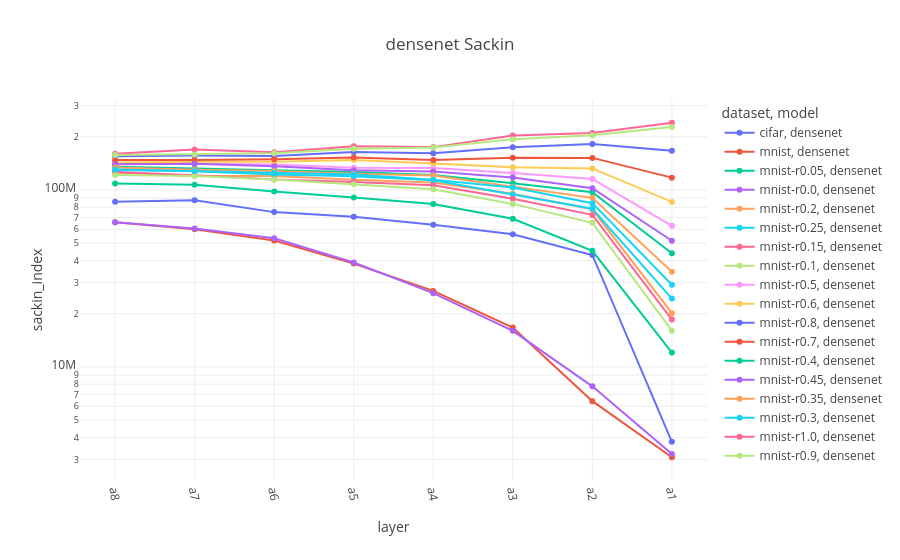

The cell this chart's notebook holds for it:
### Code cell
densenet = full_data[(full_data["model"].str.contains("densenet")) & (full_data["split"] == "trainUval")].copy()

densenet["layer_idx"] = densenet["layer"].apply(lambda x: layer_order['densenet'].index(x))
densenet.sort_values("layer_idx", inplace=True)

fig = px.line(densenet, x="layer", y="sackin_index", color="dataset", symbol="model", color_discrete_sequence=px.colors.qualitative.Plotly, title="densenet Sackin")
fig.update_xaxes(tickangle=80)
fig.update_yaxes(type="log")

### Figure 1 — Plotly figure (JSON) as saved in the notebook; plotly's stock layout.template omitted (floating-point values rounded to 4 significant figures)
{"data": [{"hovertemplate": "dataset=cifar<br>model=densenet<br>layer=%{x}<br>sackin_index=%{y}<extra></extra>", "legendgroup": "cifar, densenet", "line": {"color": "#636EFA", "dash": "solid"}, "marker": {"symbol": "circle"}, "mode": "lines+markers", "name": "cifar, densenet", "orientation": "v", "showlegend": true, "type": "scatter", "x": ["a8", "a7", "a6", "a5", "a4", "a3", "a2", "a1"], "xaxis": "x", "y": [85900000.0, 87650000.0, 75020000.0, 70730000.0, 63570000.0, 56280000.0, 42950000.0, 3779000.0], "yaxis": "y"}, {"hovertemplate": "dataset=mnist<br>model=densenet<br>layer=%{x}<br>sackin_index=%{y}<extra></extra>", "legendgroup": "mnist, densenet", "line": {"color": "#EF553B", "dash": "solid"}, "marker": {"symbol": "circle"}, "mode": "lines+markers", "name": "mnist, densenet", "orientation": "v", "showlegend": true, "type": "scatter", "x": ["a8", "a7", "a6", "a5", "a4", "a3", "a2", "a1"], "xaxis": "x", "y": [65700000.0, 59990000.0, 51800000.0, 38400000.0, 26910000.0, 16700000.0, 6411000.0, 3092000.0], "yaxis": "y"}, {"hovertemplate": "dataset=mnist-r0.05<br>model=densenet<br>layer=%{x}<br>sackin_index=%{y}<extra></extra>", "legendgroup": "mnist-r0.05, densenet", "line": {"color": "#00CC96", "dash": "solid"}, "marker": {"symbol": "circle"}, "mode": "lines+markers", "name": "mnist-r0.05, densenet", "orientation": "v", "showlegend": true, "type": "scatter", "x": ["a8", "a7", "a6", "a5", "a4", "a3", "a2", "a1"], "xaxis": "x", "y": [108800000.0, 107000000.0, 97960000.0, 90880000.0, 83370000.0, 68750000.0, 45360000.0, 12060000.0], "yaxis": "y"}, {"hovertemplate": "dataset=mnist-r0.0<br>model=densenet<br>layer=%{x}<br>sackin_index=%{y}<extra></extra>", "legendgroup": "mnist-r0.0, densenet", "line": {"color": "#AB63FA", "dash": "solid"}, "marker": {"symbol": "circle"}, "mode": "lines+markers", "name": "mnist-r0.0, densenet", "orientation": "v", "showlegend": true, "type": "scatter", "x": ["a8", "a7", "a6", "a5", "a4", "a3", "a2", "a1"], "xaxis": "x", "y": [65780000.0, 60540000.0, 53360000.0, 38920000.0, 26150000.0, 16010000.0, 7777000.0, 3223000.0], "yaxis": "y"}, {"hovertemplate": "dataset=mnist-r0.2<br>model=densenet<br>layer=%{x}<br>sackin_index=%{y}<extra></extra>", "legendgroup": "mnist-r0.2, densenet", "line": {"color": "#FFA15A", "dash": "solid"}, "marker": {"symbol": "circle"}, "mode": "lines+markers", "name": "mnist-r0.2, densenet", "orientation": "v", "showlegend": true, "type": "scatter", "x": ["a8", "a7", "a6", "a5", "a4", "a3", "a2", "a1"], "xaxis": "x", "y": [125500000.0, 120500000.0, 120200000.0, 114200000.0, 110400000.0, 95270000.0, 77850000.0, 20150000.0], "yaxis": "y"}, {"hovertemplate": "dataset=mnist-r0.25<br>model=densenet<br>layer=%{x}<br>sackin_index=%{y}<extra></extra>", "legendgroup": "mnist-r0.25, densenet", "line": {"color": "#19D3F3", "dash": "solid"}, "marker": {"symbol": "circle"}, "mode": "lines+markers", "name": "mnist-r0.25, densenet", "orientation": "v", "showlegend": true, "type": "scatter", "x": ["a8", "a7", "a6", "a5", "a4", "a3", "a2", "a1"], "xaxis": "x", "y": [129700000.0, 127500000.0, 122500000.0, 119800000.0, 113600000.0, 94270000.0, 78370000.0, 24360000.0], "yaxis": "y"}, {"hovertemplate": "dataset=mnist-r0.15<br>model=densenet<br>layer=%{x}<br>sackin_index=%{y}<extra></extra>", "legendgroup": "mnist-r0.15, densenet", "line": {"color": "#FF6692", "dash": "solid"}, "marker": {"symbol": "circle"}, "mode": "lines+markers", "name": "mnist-r0.15, densenet", "orientation": "v", "showlegend": true, "type": "scatter", "x": ["a8", "a7", "a6", "a5", "a4", "a3", "a2", "a1"], "xaxis": "x", "y": [126500000.0, 121300000.0, 114800000.0, 111100000.0, 106300000.0, 89230000.0, 72360000.0, 18550000.0], "yaxis": "y"}, {"hovertemplate": "dataset=mnist-r0.1<br>model=densenet<br>layer=%{x}<br>sackin_index=%{y}<extra></extra>", "legendgroup": "mnist-r0.1, densenet", "line": {"color": "#B6E880", "dash": "solid"}, "marker": {"symbol": "circle"}, "mode": "lines+markers", "name": "mnist-r0.1, densenet", "orientation": "v", "showlegend": true, "type": "scatter", "x": ["a8", "a7", "a6", "a5", "a4", "a3", "a2", "a1"], "xaxis": "x", "y": [121700000.0, 120100000.0, 114600000.0, 107600000.0, 101000000.0, 83490000.0, 65250000.0, 16050000.0], "yaxis": "y"}, {"hovertemplate": "dataset=mnist-r0.5<br>model=densenet<br>layer=%{x}<br>sackin_index=%{y}<extra></extra>", "legendgroup": "mnist-r0.5, densenet", "line": {"color": "#FF97FF", "dash": "solid"}, "marker": {"symbol": "circle"}, "mode": "lines+markers", "name": "mnist-r0.5, densenet", "orientation": "v", "showlegend": true, "type": "scatter", "x": ["a8", "a7", "a6", "a5", "a4", "a3", "a2", "a1"], "xaxis": "x", "y": [142800000.0, 141400000.0, 139400000.0, 133600000.0, 133300000.0, 124900000.0, 115500000.0, 62790000.0], "yaxis": "y"}, {"hovertemplate": "dataset=mnist-r0.6<br>model=densenet<br>layer=%{x}<br>sackin_index=%{y}<extra></extra>", "legendgroup": "mnist-r0.6, densenet", "line": {"color": "#FECB52", "dash": "solid"}, "marker": {"symbol": "circle"}, "mode": "lines+markers", "name": "mnist-r0.6, densenet", "orientation": "v", "showlegend": true, "type": "scatter", "x": ["a8", "a7", "a6", "a5", "a4", "a3", "a2", "a1"], "xaxis": "x", "y": [143000000.0, 144600000.0, 144400000.0, 147800000.0, 141300000.0, 134300000.0, 132400000.0, 85720000.0], "yaxis": "y"}, {"hovertemplate": "dataset=mnist-r0.8<br>model=densenet<br>layer=%{x}<br>sackin_index=%{y}<extra></extra>", "legendgroup": "mnist-r0.8, densenet", "line": {"color": "#636EFA", "dash": "solid"}, "marker": {"symbol": "circle"}, "mode": "lines+markers", "name": "mnist-r0.8, densenet", "orientation": "v", "showlegend": true, "type": "scatter", "x": ["a8", "a7", "a6", "a5", "a4", "a3", "a2", "a1"], "xaxis": "x", "y": [155000000.0, 156600000.0, 155900000.0, 163900000.0, 161600000.0, 174300000.0, 181700000.0, 166500000.0], "yaxis": "y"}, {"hovertemplate": "dataset=mnist-r0.7<br>model=densenet<br>layer=%{x}<br>sackin_index=%{y}<extra></extra>", "legendgroup": "mnist-r0.7, densenet", "line": {"color": "#EF553B", "dash": "solid"}, "marker": {"symbol": "circle"}, "mode": "lines+markers", "name": "mnist-r0.7, densenet", "orientation": "v", "showlegend": true, "type": "scatter", "x": ["a8", "a7", "a6", "a5", "a4", "a3", "a2", "a1"], "xaxis": "x", "y": [147600000.0, 147800000.0, 149500000.0, 152700000.0, 147700000.0, 152200000.0, 151900000.0, 117500000.0], "yaxis": "y"}, {"hovertemplate": "dataset=mnist-r0.4<br>model=densenet<br>layer=%{x}<br>sackin_index=%{y}<extra></extra>", "legendgroup": "mnist-r0.4, densenet", "line": {"color": "#00CC96", "dash": "solid"}, "marker": {"symbol": "circle"}, "mode": "lines+markers", "name": "mnist-r0.4, densenet", "orientation": "v", "showlegend": true, "type": "scatter", "x": ["a8", "a7", "a6", "a5", "a4", "a3", "a2", "a1"], "xaxis": "x", "y": [135200000.0, 132400000.0, 129600000.0, 126500000.0, 121600000.0, 109300000.0, 97220000.0, 43960000.0], "yaxis": "y"}, {"hovertemplate": "dataset=mnist-r0.45<br>model=densenet<br>layer=%{x}<br>sackin_index=%{y}<extra></extra>", "legendgroup": "mnist-r0.45, densenet", "line": {"color": "#AB63FA", "dash": "solid"}, "marker": {"symbol": "circle"}, "mode": "lines+markers", "name": "mnist-r0.45, densenet", "orientation": "v", "showlegend": true, "type": "scatter", "x": ["a8", "a7", "a6", "a5", "a4", "a3", "a2", "a1"], "xaxis": "x", "y": [139800000.0, 140800000.0, 136100000.0, 129500000.0, 127200000.0, 117700000.0, 102300000.0, 51670000.0], "yaxis": "y"}, {"hovertemplate": "dataset=mnist-r0.35<br>model=densenet<br>layer=%{x}<br>sackin_index=%{y}<extra></extra>", "legendgroup": "mnist-r0.35, densenet", "line": {"color": "#FFA15A", "dash": "solid"}, "marker": {"symbol": "circle"}, "mode": "lines+markers", "name": "mnist-r0.35, densenet", "orientation": "v", "showlegend": true, "type": "scatter", "x": ["a8", "a7", "a6", "a5", "a4", "a3", "a2", "a1"], "xaxis": "x", "y": [134000000.0, 130000000.0, 128200000.0, 123700000.0, 121000000.0, 104400000.0, 90330000.0, 34540000.0], "yaxis": "y"}, {"hovertemplate": "dataset=mnist-r0.3<br>model=densenet<br>layer=%{x}<br>sackin_index=%{y}<extra></extra>", "legendgroup": "mnist-r0.3, densenet", "line": {"color": "#19D3F3", "dash": "solid"}, "marker": {"symbol": "circle"}, "mode": "lines+markers", "name": "mnist-r0.3, densenet", "orientation": "v", "showlegend": true, "type": "scatter", "x": ["a8", "a7", "a6", "a5", "a4", "a3", "a2", "a1"], "xaxis": "x", "y": [130600000.0, 128300000.0, 125200000.0, 122200000.0, 114300000.0, 103300000.0, 84310000.0, 29170000.0], "yaxis": "y"}, {"hovertemplate": "dataset=mnist-r1.0<br>model=densenet<br>layer=%{x}<br>sackin_index=%{y}<extra></extra>", "legendgroup": "mnist-r1.0, densenet", "line": {"color": "#FF6692", "dash": "solid"}, "marker": {"symbol": "circle"}, "mode": "lines+markers", "name": "mnist-r1.0, densenet", "orientation": "v", "showlegend": true, "type": "scatter", "x": ["a8", "a7", "a6", "a5", "a4", "a3", "a2", "a1"], "xaxis": "x", "y": [160200000.0, 169300000.0, 163500000.0, 176800000.0, 174700000.0, 203400000.0, 210100000.0, 239900000.0], "yaxis": "y"}, {"hovertemplate": "dataset=mnist-r0.9<br>model=densenet<br>layer=%{x}<br>sackin_index=%{y}<extra></extra>", "legendgroup": "mnist-r0.9, densenet", "line": {"color": "#B6E880", "dash": "solid"}, "marker": {"symbol": "circle"}, "mode": "lines+markers", "name": "mnist-r0.9, densenet", "orientation": "v", "showlegend": true, "type": "scatter", "x": ["a8", "a7", "a6", "a5", "a4", "a3", "a2", "a1"], "xaxis": "x", "y": [158000000.0, 159000000.0, 161300000.0, 170800000.0, 174100000.0, 193400000.0, 204000000.0, 226900000.0], "yaxis": "y"}], "layout": {"legend": {"title": {"text": "dataset, model"}, "tracegroupgap": 0}, "title": {"text": "densenet Sackin"}, "xaxis": {"anchor": "y", "domain": [0, 1], "tickangle": 80, "title": {"text": "layer"}}, "yaxis": {"anchor": "x", "domain": [0, 1], "title": {"text": "sackin_index"}, "type": "log"}}}
